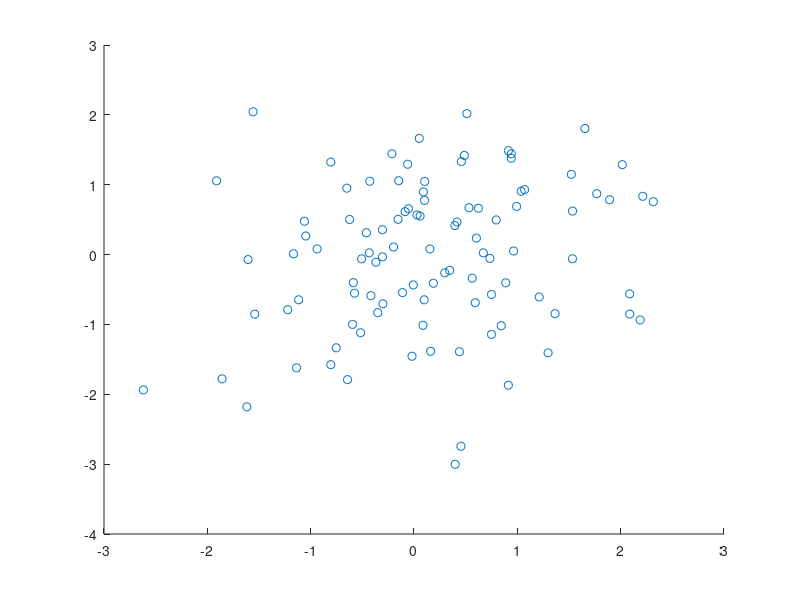
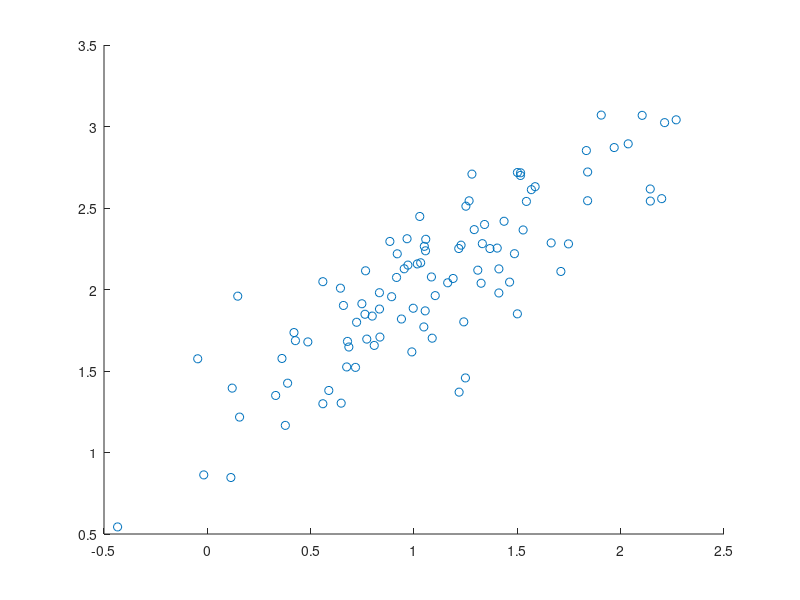
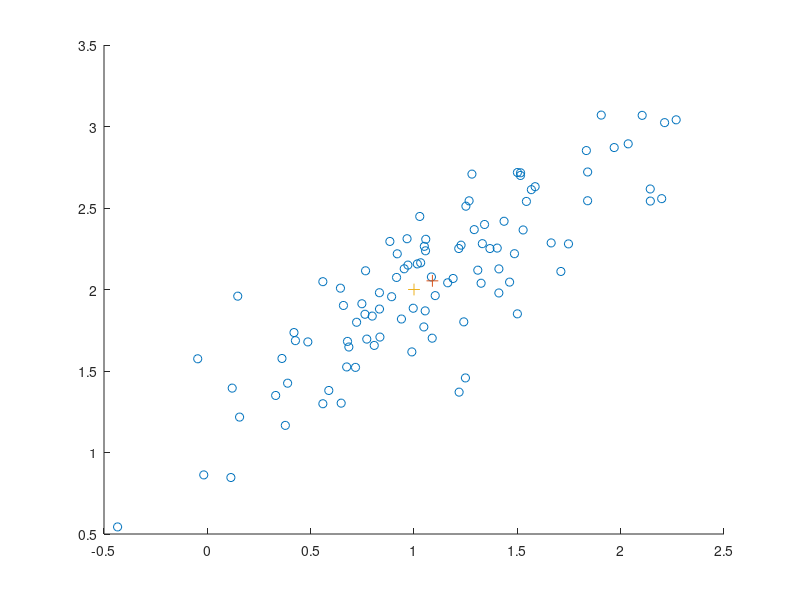

Recreate these plots in MATLAB, in order.
mu = [1;2];
cov = [0.3, 0.2 ; 0.2, 0.2];

L = chol(cov,'lower');
z = randn(2,100);


y = bsxfun(@plus,mu,L * z)

figure(1)
scatter(z(1,:),z(2,:))
figure(2)
scatter(y(1,:),y(2,:))


figure(3)
hold on

scatter(y(1,:),y(2,:),'cyan')
%scatter(y(1,:),y(2,:))

my1 = mean(y(1,:))
my2 = mean(y(2,:))
scatter(my1,my2,72,'blue','+')
scatter(1,2,72,'red','+')

hold off

%my3 = mean(y(1,:))
%my4 = mean(y(2,:))

%figure(3)
%scatter(mz,my)